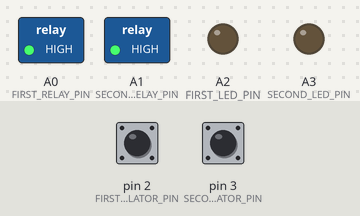
A sketch run on a simulated Arduino Uno, built with avr-gcc and run on an emulated ATmega328P. Parts: switched loads named in the sketch (green lamp = pin HIGH), output pins drawn as LEDs (lit = HIGH). Inputs (shaded band) come from the test bench; at power-on: pin 2 (FIRST_OSCILLATOR_PIN) HIGH, pin 3 (SECOND_OSCILLATOR_PIN) HIGH.

Above: at 0.1 s.
At 2.9 s:
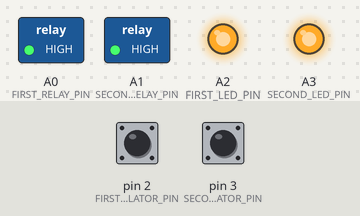
Timing chart, 0 to 3.2 s (numbered marks = the images above):
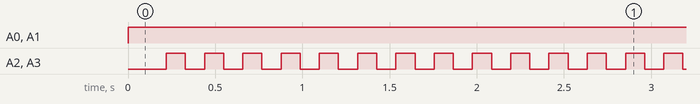

The sketch:

MetalKey.ino
```cpp
// *****************************************************************************
// *   ███╗   ███╗███████╗████████╗ █████╗ ██╗     ██╗  ██╗███████╗██╗   ██╗   *
// *   ████╗ ████║██╔════╝╚══██╔══╝██╔══██╗██║     ██║ ██╔╝██╔════╝╚██╗ ██╔╝   *
// *   ██╔████╔██║█████╗     ██║   ███████║██║     █████╔╝ █████╗   ╚████╔╝    *
// *   ██║╚██╔╝██║██╔══╝     ██║   ██╔══██║██║     ██╔═██╗ ██╔══╝    ╚██╔╝     *
// *   ██║ ╚═╝ ██║███████╗   ██║   ██║  ██║███████╗██║  ██╗███████╗   ██║      *
// *   ╚═╝     ╚═╝╚══════╝   ╚═╝   ╚═╝  ╚═╝╚══════╝╚═╝  ╚═╝╚══════╝   ╚═╝      *
// *****************************************************************************
// *                        FABRICA DE ENIGMAS (c)                             *
// *                      Tiago Ventura - Abr/2018                             *
// *                       tiago.ventura@gmail.com                             *
// *****************************************************************************

#include <stdlib.h>
#include <string.h>
#include <stdio.h>
#include <stdarg.h>

#include <Arduino.h>


// *****************************************************************************
// *                   DEVICES AND MODULES PIN CONFIGURATION                   *
// *****************************************************************************

/* Control */
#define AUTO_CALIBRATE_SAMPLES_COUNT        (32)
#define THRESHOLD_VARIATION_AMMOUNT         (0.10)
#define FREQUENCY_COUNTER_PULSE_TIMEOUT_US  (10000)
#define FREQUENCY_COUNTER_MAX_SAMPLES       (128)


/* Device Pins */
#define FIRST_OSCILLATOR_PIN     (2)
#define SECOND_OSCILLATOR_PIN    (3)
#define FIRST_RELAY_PIN          (A0)
#define SECOND_RELAY_PIN         (A1)
#define FIRST_LED_PIN            (A2)
#define SECOND_LED_PIN           (A3)


int g_fosc1_threshold = 0;
int g_fosc2_threshold = 0;

bool g_blink_led1 = false;
bool g_blink_led2 = false;


// *****************************************************************************
// *                              DEBUG CONTROL                                *
// *****************************************************************************

//#define ENABLE_SERIAL_DEBUG

#define DEBUG_SERIAL_BAUD_RATE    (9600)
#define DEBUG_MSG_MAX_LEN         (80)

#ifdef ENABLE_SERIAL_DEBUG
#define DEBUG_INIT()         do{ Serial.begin(DEBUG_SERIAL_BAUD_RATE); while(!Serial); } while(0)
#define DEBUG( _msg, ... )   debug( _msg, ## __VA_ARGS__ )
#else
#define DEBUG_INIT()
#define DEBUG( _msg, ... )
#endif

#ifdef ENABLE_SERIAL_DEBUG
void debug( const char * dbgmsg, ... )
{
  static char buf[ DEBUG_MSG_MAX_LEN + 1 ];
  va_list args;

  va_start(args, dbgmsg);
  vsnprintf(buf, DEBUG_MSG_MAX_LEN, dbgmsg, args);
  buf[DEBUG_MSG_MAX_LEN] = '\0';
  va_end(args);

  Serial.print(buf);
}
#endif

// *****************************************************************************
// *                              IMPLEMENTATION                               *
// *****************************************************************************

void initLedBlinkTimer( int f )
{
  noInterrupts();

  TCCR1A = 0;
  TCCR1B = 0;
  TCNT1  = 0;

  OCR1A = (int) (34286.0 / f);

  TCCR1B |= (1 << WGM12);
  TCCR1B |= (1 << CS12);
  TIMSK1 |= (1 << OCIE1A);

  interrupts();
}


ISR( TIMER1_COMPA_vect )
{
  static bool st = false;

  st = !st;

  if ( g_blink_led1 )
    digitalWrite( FIRST_LED_PIN, st );

  if ( g_blink_led2 )
    digitalWrite( SECOND_LED_PIN, st );
}


int readFrequencyKHz( int pin )
{
  float t = 0.0;
  int Ht = 0;
  int Lt = 0;
  int i = 0;

  for ( i = 0; i < FREQUENCY_COUNTER_MAX_SAMPLES; i++ )
  {
    Ht = pulseIn( pin, HIGH, FREQUENCY_COUNTER_PULSE_TIMEOUT_US );
    Lt = pulseIn( pin, LOW, FREQUENCY_COUNTER_PULSE_TIMEOUT_US );
    t += Ht + Lt;
  }

  return ((int) (1000.0 / (t / FREQUENCY_COUNTER_MAX_SAMPLES)));
}


int autoCalibrateThreshold( void )
{
  int f1 = 0;
  int f2 = 0;

  g_blink_led1 = true;
  g_blink_led2 = true;

  for ( int i = 0; i < AUTO_CALIBRATE_SAMPLES_COUNT; i++ )
  {
    f1 += readFrequencyKHz( FIRST_OSCILLATOR_PIN );
    delay(100);

    f2 += readFrequencyKHz( SECOND_OSCILLATOR_PIN );
    delay(100);
  }

  g_fosc1_threshold = f1 / AUTO_CALIBRATE_SAMPLES_COUNT;
  g_fosc2_threshold = f2 / AUTO_CALIBRATE_SAMPLES_COUNT;

  g_fosc1_threshold += g_fosc1_threshold * THRESHOLD_VARIATION_AMMOUNT;
  g_fosc2_threshold += g_fosc2_threshold * THRESHOLD_VARIATION_AMMOUNT;

  g_blink_led1 = false;
  g_blink_led2 = false;
}


// *****************************************************************************
// *                               setup()                                     *
// *****************************************************************************

void setup( void )
{
  DEBUG_INIT();

  pinMode( FIRST_OSCILLATOR_PIN, INPUT );
  pinMode( SECOND_OSCILLATOR_PIN, INPUT );

  pinMode( FIRST_LED_PIN, OUTPUT );
  pinMode( SECOND_LED_PIN, OUTPUT );

  pinMode( FIRST_RELAY_PIN, OUTPUT );
  pinMode( SECOND_RELAY_PIN, OUTPUT );

  digitalWrite( FIRST_LED_PIN, LOW );
  digitalWrite( SECOND_LED_PIN, LOW );

  digitalWrite( FIRST_RELAY_PIN, HIGH );
  digitalWrite( SECOND_RELAY_PIN, HIGH );

  initLedBlinkTimer(5);
  autoCalibrateThreshold();
}


// *****************************************************************************
// *                                loop()                                     *
// *****************************************************************************

void loop( void )
{
  int f1 = readFrequencyKHz( FIRST_OSCILLATOR_PIN );
  int f2 = readFrequencyKHz( SECOND_OSCILLATOR_PIN );

  if ( f1 == 0 )
  {
    g_blink_led1 = true;
    digitalWrite( FIRST_RELAY_PIN, HIGH );
  }
  else if ( f1 >= g_fosc1_threshold )
  {
    g_blink_led1 = false;
    digitalWrite( FIRST_LED_PIN, HIGH );
    digitalWrite( FIRST_RELAY_PIN, LOW );
  }
  else if ( f1 < g_fosc1_threshold )
  {
    g_blink_led1 = false;
    digitalWrite( FIRST_LED_PIN, LOW );
    digitalWrite( FIRST_RELAY_PIN, HIGH );
  }

  if ( f2 == 0 )
  {
    g_blink_led2 = true;
    digitalWrite( SECOND_RELAY_PIN, HIGH );
  }
  else if ( f2 >= g_fosc2_threshold )
  {
    g_blink_led2 = false;
    digitalWrite( SECOND_LED_PIN, HIGH );
    digitalWrite( SECOND_RELAY_PIN, LOW );
  }
  else if ( f2 < g_fosc2_threshold )
  {
    g_blink_led2 = false;
    digitalWrite( SECOND_LED_PIN, LOW );
    digitalWrite( SECOND_RELAY_PIN, HIGH );
  }

  DEBUG( "%d,%d,%d,%d\n", f1, g_fosc1_threshold, f2, g_fosc2_threshold );

  delay(200);
}

// *****************************************************************************
// $Id: MetalKey.ino 598 2017-12-08 17:08:02Z tiago.ventura $
```

Measured:
- by itself, A0 (FIRST_RELAY_PIN), A1 (SECOND_RELAY_PIN): LOW → HIGH at 0.00 s
- by itself, A2 (FIRST_LED_PIN), A3 (SECOND_LED_PIN): alternates HIGH for 0.11 s and LOW for 0.11 s
